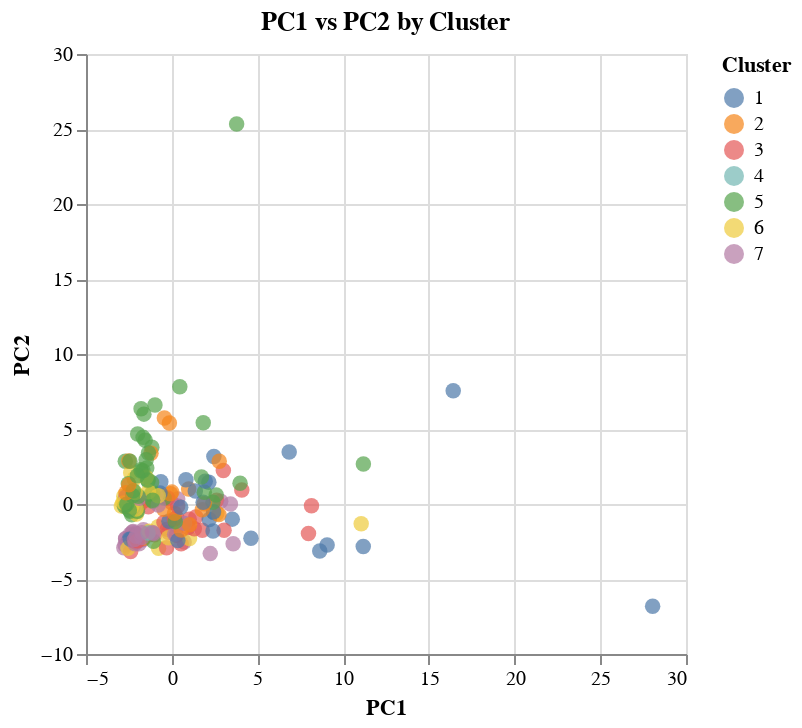

The notebook cell this image was saved under:
### Markdown cell above
<font size = "4">PCA 2 dimensions, Hierarchal Clustering</font>

### Code cell
hierarchical = linkage(model_data, method='ward')
model = PCA(n_components = 2,random_state = 0)
model_data = pd.DataFrame(model.fit_transform(scaled_data))
model_data["Cluster"] = fcluster(hierarchical, 7, criterion='maxclust')
model_data = model_data.rename({0:"PC1",1:"PC2"}, axis = 1)
pca_2_chart = alt.Chart(model_data).mark_circle(size = 60).encode(
    x = alt.X("PC1", title = "PC1"),
    y = alt.Y("PC2", title = "PC2"),
    color = alt.Color("Cluster:N")
).properties(title = alt.TitleParams(text = "PC1 vs PC2 by Cluster"))
pca_2_chart

### Figure 1 — Vega-Lite specification as saved in the notebook (floating-point values rounded to 4 significant figures; data arrays with more than 128 entries replaced by an {"elided": "..."} marker saying what was removed)
{"config": {"view": {"continuousWidth": 300, "continuousHeight": 300}}, "data": {"name": "data-7070b683da793e6a438807fcd0e6fcbd"}, "mark": {"type": "circle", "size": 60}, "encoding": {"color": {"field": "Cluster", "type": "nominal"}, "x": {"field": "PC1", "title": "PC1", "type": "quantitative"}, "y": {"field": "PC2", "title": "PC2", "type": "quantitative"}}, "title": {"text": "PC1 vs PC2 by Cluster"}, "$schema": "https://vega.github.io/schema/vega-lite/v5.20.1.json", "datasets": {"data-7070b683da793e6a438807fcd0e6fcbd": {"elided": "193 records"}}}
